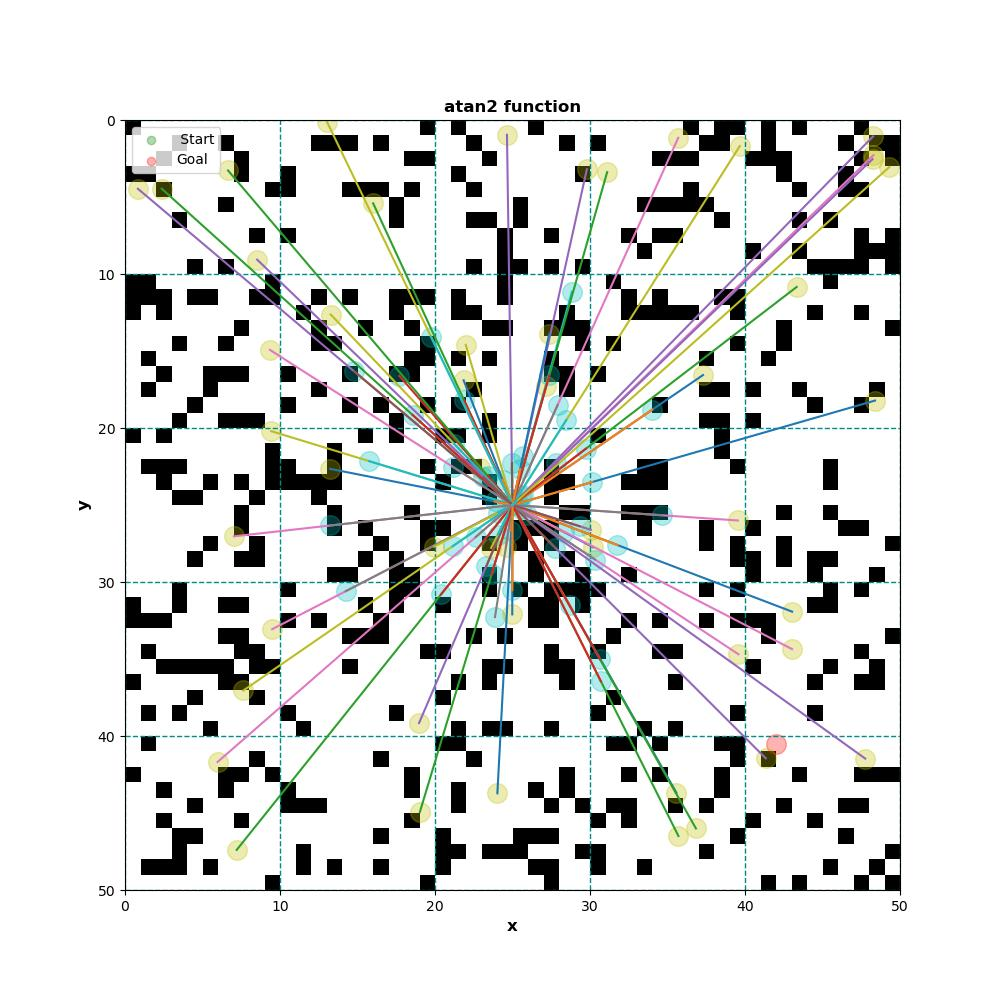

Reproduce this figure in Python.
#!/usr/bin/env python3
# -*- coding: utf-8 -*-
"""
Created on Sun May 26 14:03:17 2024
Title: Script to show atan2 function
"""

import numpy as np
import matplotlib.pyplot as plt
import random as rd
import cv2
import glob
import math as mt
import matplotlib as mpl

#List with maps
maps_set = glob.glob('*.jpg')

#Parameters:
q_s = [25, 25]
q_g = [42, 40.5]
n = 50

q_gx = q_g[0]
q_gy = q_g[1]
q_sx = q_s[0]
q_sy = q_s[1]

#Plot parameters:
alp = 0.3
font = {'family': 'sans-serif', 'color': 'black','weight': 'bold', 'size': 12}
size = 10
marker_size = 200

for i in maps_set:
    map_i = cv2.imread(i)
    map_i = cv2.cvtColor(map_i, cv2.COLOR_BGR2GRAY)
    map_i = np.where(map_i > 250, 255, map_i)
    map_i = np.where(map_i < 250, 0, map_i)

q_rx_ini = rd.uniform(0, len(map_i))
q_ry_ini = rd.uniform(0, len(map_i))

q_rx_ini_set = []
q_ry_ini_set = []
q_rx_set = []
q_ry_set = []

for j in range(n):
    q_rx_ini = rd.uniform(0, len(map_i))
    q_ry_ini = rd.uniform(0, len(map_i))
    theta = mt.atan2((q_sy - q_ry_ini), (q_rx_ini - q_sx))
    thetaDg = (theta * 180) / mt.pi
    #Varying the max distance
    max_distance = rd.uniform(0, 15)
    #Placing one point in the line that connects both points
    q_rx = q_sx + max_distance * mt.cos(theta)
    q_ry = q_sy - max_distance * mt.sin(theta)
    q_rx_ini_set.append(q_rx_ini)
    q_ry_ini_set.append(q_ry_ini)
    q_rx_set.append(q_rx)
    q_ry_set.append(q_ry)
    

#Plot
fig1 = plt.figure(figsize = [size, size])
ax = fig1.add_subplot(111)
ax.set_title('atan2 function', fontdict = font)
ax.set_xlabel('x', fontdict = font)
ax.set_ylabel('y', fontdict = font)
ax.scatter(q_sx, q_sy, label =' Start', c = 'g', alpha = alp)
ax.scatter(q_gx, q_gy, label = 'Goal', c = 'r', alpha = alp)
ax.legend()
plt.gca().invert_yaxis()
cmap = mpl.colors.ListedColormap(['k', 'w'])
plt.pcolormesh(map_i, vmax = 255.0, cmap = cmap)
plt.grid(color = 'darkcyan', linestyle = '--', linewidth = 1)
plt.scatter(q_sx, q_sy, s = marker_size, c = 'g', alpha = alp) 
plt.scatter(q_gx, q_gy, s = marker_size, c = 'r', alpha = alp)  

for k in range(len(q_rx_ini_set)):
    #Initial random point
    plt.scatter(q_rx_ini_set[k], q_ry_ini_set[k], s = marker_size, c = 'y', alpha = alp)
    plt.plot([q_sx, q_rx_ini_set[k]], [q_sy, q_ry_ini_set[k]])
    
    #Point over the previous vector
    plt.scatter(q_rx_set[k], q_ry_set[k], s = marker_size, c = 'c', alpha = alp)
    plt.plot([q_sx, q_rx_set[k]], [q_sy, q_ry_set[k]])
    plt.pause(0.1) 
